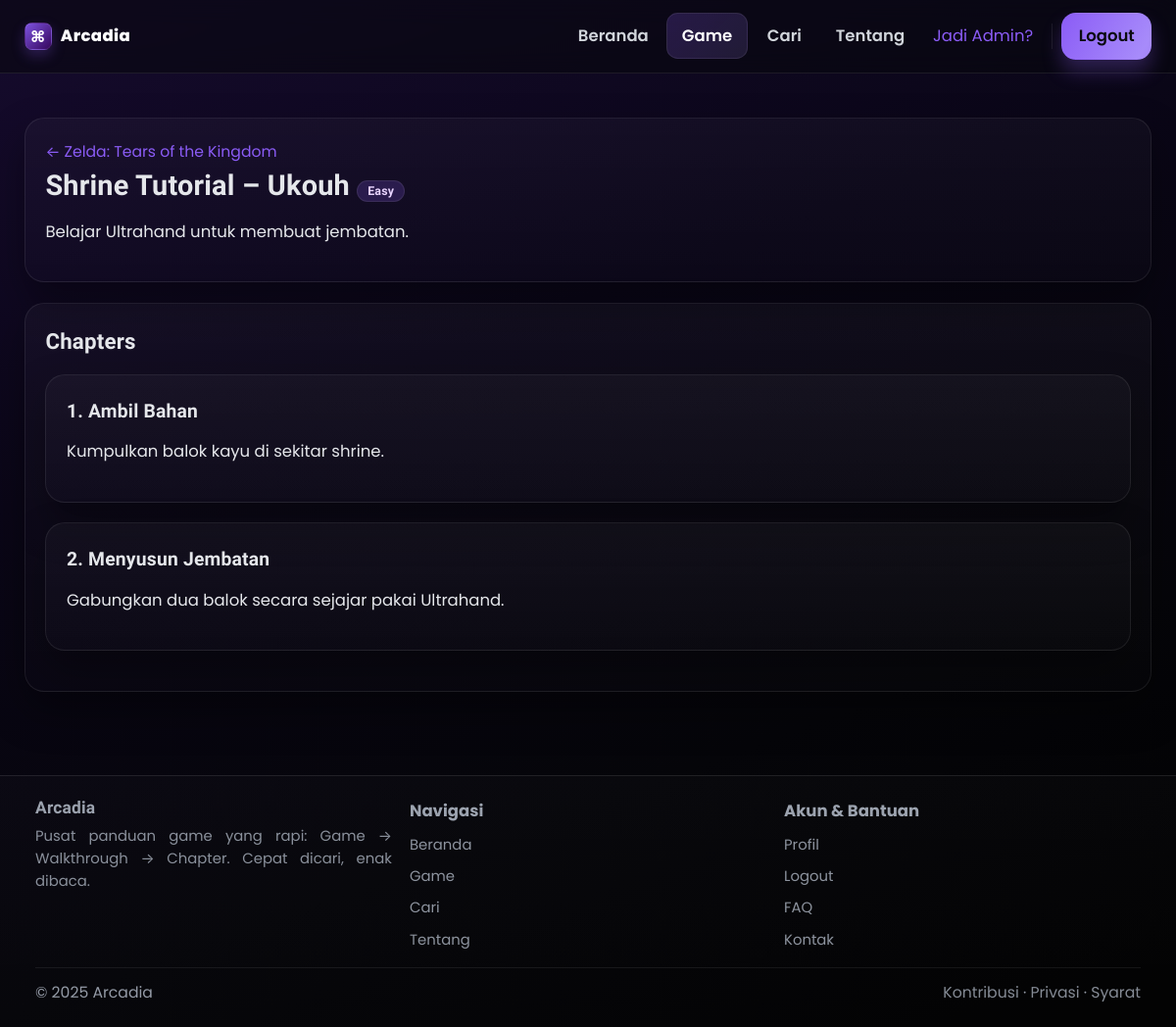
/public/walkthrough.php?id=2 (signed in), run on the app's committed database.
### tables this page shows
CREATE TABLE `settings` (
  `key` varchar(64) NOT NULL,
  `value` text DEFAULT NULL,
  `updated_at` timestamp NOT NULL DEFAULT current_timestamp() ON UPDATE current_timestamp()
);

CREATE TABLE `walkthroughs` (
  `id` int(11) NOT NULL,
  `game_id` int(11) NOT NULL,
  `title` varchar(150) NOT NULL,
  `overview` text DEFAULT NULL,
  `difficulty` enum('Easy','Medium','Hard') DEFAULT 'Medium',
  `created_at` datetime NOT NULL DEFAULT current_timestamp(),
  `updated_at` datetime DEFAULT NULL,
  `cover_focus_x` tinyint(4) DEFAULT 50,
  `cover_focus_y` tinyint(4) DEFAULT 50
);

CREATE TABLE `games` (
  `id` int(11) NOT NULL,
  `title` varchar(150) NOT NULL,
  `genre` varchar(80) DEFAULT NULL,
  `platform` varchar(80) DEFAULT NULL,
  `release_year` int(11) DEFAULT NULL,
  `image_url` varchar(255) DEFAULT NULL,
  `description` text DEFAULT NULL,
  `cover_blob` longblob DEFAULT NULL,
  `cover_mime` varchar(40) DEFAULT NULL,
  `cover_size` int(11) DEFAULT NULL,
  `cover_focus_x` tinyint(4) DEFAULT 50,
  `cover_focus_y` tinyint(4) DEFAULT 50
);

CREATE TABLE `chapters` (
  `id` int(11) NOT NULL,
  `walk_id` int(11) NOT NULL,
  `title` varchar(150) NOT NULL,
  `content` text DEFAULT NULL,
  `order_number` int(11) DEFAULT 1,
  `youtube_url` varchar(255) DEFAULT NULL,
  `image_url` varchar(255) DEFAULT NULL
);

### lib/db.php (called while the page is built, shortened)
<?php
function db_all($mysqli, $sql, $params = [], $types = '')
{
  $stmt = $mysqli->prepare($sql);
  if ($params)
    $stmt->bind_param($types ?: str_repeat('s', count($params)), ...$params);
  $stmt->execute();
  $res = $stmt->get_result();
  $rows = $res ? $res->fetch_all(MYSQLI_ASSOC) : [];
  return $rows;
}
function db_one($mysqli, $sql, $params = [], $types = '')
{
  $rows = db_all($mysqli, $sql, $params, $types);
  return $rows[0] ?? null;
}
?>

### lib/settings.php (called while the page is built, shortened)
<?php
require_once __DIR__ . '/db.php';
function setting_get(mysqli $mysqli, string $key, string $default = ''): string {
  $row = db_one($mysqli, "SELECT `value` FROM settings WHERE `key`=?", [$key], 's');
  return isset($row['value']) ? (string)$row['value'] : $default;
}

### lib/helpers.php (called while the page is built, shortened)
<?php
function e($s)
{
  return htmlspecialchars((string) $s, ENT_QUOTES, 'UTF-8');
}
?>

### lib/auth_user.php (called while the page is built, shortened)
<?php
function is_user_logged_in(): bool {
  return !empty($_SESSION['user']);
}

### public/walkthrough.php (the view, shortened to what this page needs)
<?php
require_once __DIR__ . '/../config.php';
require_once __DIR__ . '/../lib/db.php';
require_once __DIR__ . '/../lib/helpers.php';
require_once __DIR__ . '/../lib/auth_user.php';
include __DIR__ . '/_header.php';
$id = (int)($_GET['id'] ?? 0);
$w = db_one(
  $mysqli,
  "SELECT w.*, g.title AS game_title
   FROM walkthroughs w
   JOIN games g ON g.id = w.game_id
   WHERE w.id=?",
  [$id],
  "i"
);
?>
<div class="card">
  <div class="small">
    <a href="game.php?id=<?= (int)$w['game_id'] ?>">← <?= e($w['game_title']) ?></a>
  </div>
  <h1><?= e($w['title']) ?> <span class="badge"><?= e($w['difficulty']) ?></span></h1>
  <?php if (!empty($w['overview'])): ?>
    <p><?= nl2br(e($w['overview'])) ?></p>
  <?php endif; ?>
</div>
<?php
$chapters = db_all(
  $mysqli,
  "SELECT id, title, content, order_number, youtube_url, image_url
   FROM chapters
   WHERE walk_id = ?
   ORDER BY order_number ASC, id ASC",
  [$w['id']],
  "i"
);
?>
<div class="card">
  <h2>Chapters</h2>
  <?php if (!$chapters): ?>
    <p class="small">Belum ada chapter.</p>
  <?php else: ?>
    <?php foreach ($chapters as $c): ?>
      <div class="card chap">
        <h3><?= (int)$c['order_number'] ?>. <?= e($c['title']) ?></h3>
        <p><?= nl2br(e($c['content'])) ?></p>
      </div>
    <?php endforeach; ?>
  <?php endif; ?>
</div>
<?php include __DIR__ . '/_footer.php'; ?>

### public/_header.php (shortened to what this page needs)
<?php
require_once __DIR__ . '/../config.php';
require_once __DIR__ . '/../lib/helpers.php';
require_once __DIR__ . '/../lib/auth_user.php';
require_once __DIR__ . '/../lib/settings.php';
$path = (string)($_SERVER['REQUEST_URI'] ?? '');
$brand_name = setting_get($mysqli,'brand_name','Arcadia');
$site_logo  = setting_get($mysqli,'site_logo_url','');
?>
<!doctype html>
<html lang="id">
<head>
  <link rel="stylesheet" href="/arcadia/assets/styles.css" />
</head>
<body>
  <header class="nav v2">
    <div class="nav-inner">
      <a class="brand" href="/arcadia/public/">
        <?php if ($site_logo): ?>
          <img src="<?= e($site_logo) ?>" alt="<?= e($brand_name) ?>"
               style="height:22px;width:auto;vertical-align:middle;margin-right:8px;border-radius:6px;border:1px solid rgba(255,255,255,.1)">
          <span><?= e($brand_name) ?></span>
        <?php else: ?>
          <span class="brand-mark">⌘</span> <?= e($brand_name) ?>
        <?php endif; ?>
      </a>
      <nav class="nav-menu">
        <a class="nav-link <?= (strpos($path,'/public/index.php')!==false || $path==='/arcadia/public/' || $path==='/arcadia/public')?'active':'' ?>"
           href="/arcadia/public/index.php">Beranda</a>
        <a class="nav-link <?= (strpos($path,'/public/games.php')!==false || strpos($path,'/public/walkthrough.php')!==false || strpos($path,'/public/game.php')!==false)?'active':'' ?>"
           href="/arcadia/public/games.php">Game</a>
        <a class="nav-link <?= strpos($path,'/public/search.php')!==false?'active':'' ?>"
           href="/arcadia/public/search.php">Cari</a>
        <a class="nav-link <?= strpos($path,'/public/about.php')!==false?'active':'' ?>"
           href="/arcadia/public/about.php">Tentang</a>
        <a class="fx-underline" href="/arcadia/public/admin-info.php">Jadi Admin?</a>
        <div class="nav-actions">
          <?php if (is_user_logged_in()): ?>
            <a class="nav-cta outline" href="/arcadia/public/auth/logout.php">Logout</a>
          <?php else: ?>
            <a class="nav-cta" href="/arcadia/public/auth/login.php">Login</a>
            <a class="nav-cta outline" href="/arcadia/public/auth/register.php">Daftar</a>
          <?php endif; ?>
        </div>
      </nav>
    </div>
  </header>
  <div class="container">

### public/walkthrough.php (style rules this page uses)
.chap { margin:.5rem 0 }

### data on the page
settings: value "Arcadia"
walkthroughs: game.title "Zelda: Tears of the Kingdom", title "Shrine Tutorial – Ukouh", difficulty "Easy", overview "Belajar Ultrahand untuk membuat jembatan."
chapters: order_number "1", title "Ambil Bahan", content "Kumpulkan balok kayu di sekitar shrine."
chapters: order_number "2", title "Menyusun Jembatan", content "Gabungkan dua balok secara sejajar pakai Ultrahand."

### other printed values
$authText "Logout"
